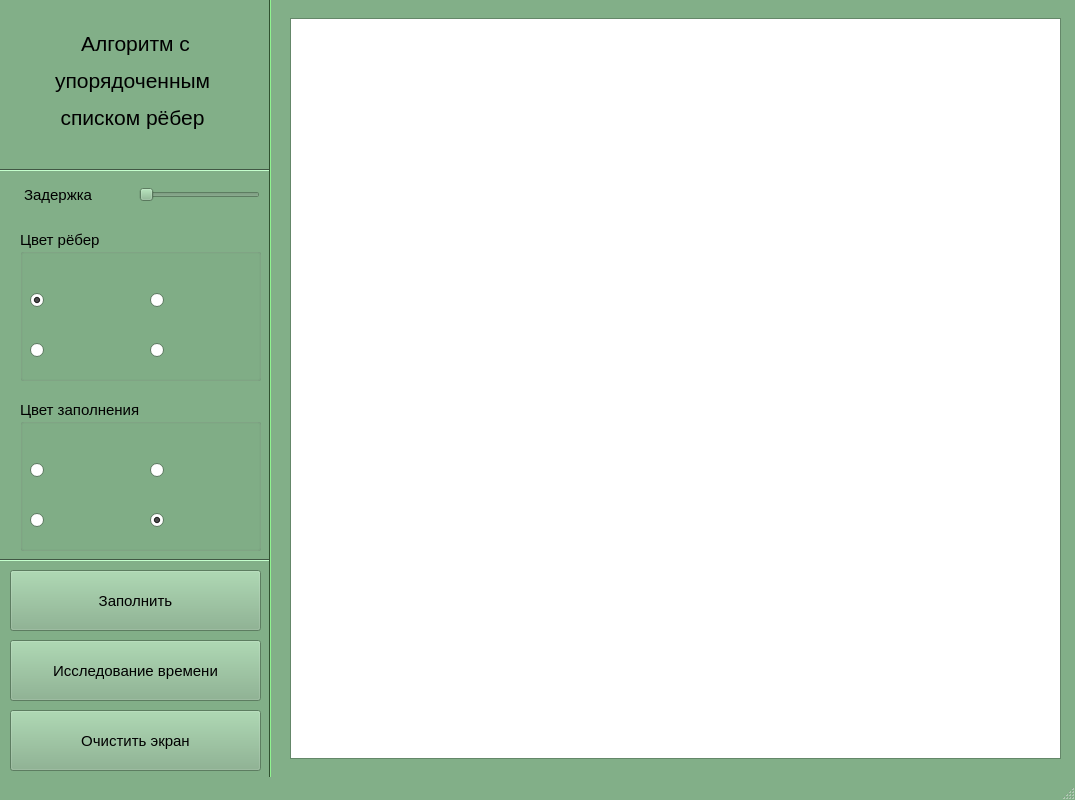
<?xml version="1.0" encoding="UTF-8"?>
<ui version="4.0">
 <class>MainWindow</class>
 <widget class="QMainWindow" name="MainWindow">
  <property name="geometry">
   <rect>
    <x>0</x>
    <y>0</y>
    <width>1075</width>
    <height>800</height>
   </rect>
  </property>
  <property name="minimumSize">
   <size>
    <width>1075</width>
    <height>800</height>
   </size>
  </property>
  <property name="maximumSize">
   <size>
    <width>1075</width>
    <height>800</height>
   </size>
  </property>
  <property name="palette">
   <palette>
    <active>
     <colorrole role="WindowText">
      <brush brushstyle="SolidPattern">
       <color alpha="255">
        <red>0</red>
        <green>0</green>
        <blue>0</blue>
       </color>
      </brush>
     </colorrole>
     <colorrole role="Button">
      <brush brushstyle="SolidPattern">
       <color alpha="255">
        <red>130</red>
        <green>175</green>
        <blue>136</blue>
       </color>
      </brush>
     </colorrole>
     <colorrole role="Light">
      <brush brushstyle="SolidPattern">
       <color alpha="255">
        <red>197</red>
        <green>255</green>
        <blue>205</blue>
       </color>
      </brush>
     </colorrole>
     <colorrole role="Midlight">
      <brush brushstyle="SolidPattern">
       <color alpha="255">
        <red>163</red>
        <green>215</green>
        <blue>170</blue>
       </color>
      </brush>
     </colorrole>
     <colorrole role="Dark">
      <brush brushstyle="SolidPattern">
       <color alpha="255">
        <red>65</red>
        <green>87</green>
        <blue>68</blue>
       </color>
      </brush>
     </colorrole>
     <colorrole role="Mid">
      <brush brushstyle="SolidPattern">
       <color alpha="255">
        <red>87</red>
        <green>117</green>
        <blue>91</blue>
       </color>
      </brush>
     </colorrole>
     <colorrole role="Text">
      <brush brushstyle="SolidPattern">
       <color alpha="255">
        <red>0</red>
        <green>0</green>
        <blue>0</blue>
       </color>
      </brush>
     </colorrole>
     <colorrole role="BrightText">
      <brush brushstyle="SolidPattern">
       <color alpha="255">
        <red>255</red>
        <green>255</green>
        <blue>255</blue>
       </color>
      </brush>
     </colorrole>
     <colorrole role="ButtonText">
      <brush brushstyle="SolidPattern">
       <color alpha="255">
        <red>0</red>
        <green>0</green>
        <blue>0</blue>
       </color>
      </brush>
     </colorrole>
     <colorrole role="Base">
      <brush brushstyle="SolidPattern">
       <color alpha="255">
        <red>255</red>
        <green>255</green>
        <blue>255</blue>
       </color>
      </brush>
     </colorrole>
     <colorrole role="Window">
      <brush brushstyle="SolidPattern">
       <color alpha="255">
        <red>130</red>
        <green>175</green>
        <blue>136</blue>
       </color>
      </brush>
     </colorrole>
     <colorrole role="Shadow">
      <brush brushstyle="SolidPattern">
       <color alpha="255">
        <red>0</red>
        <green>0</green>
        <blue>0</blue>
       </color>
      </brush>
     </colorrole>
     <colorrole role="AlternateBase">
      <brush brushstyle="SolidPattern">
       <color alpha="255">
        <red>192</red>
        <green>215</green>
        <blue>195</blue>
       </color>
      </brush>
     </colorrole>
     <colorrole role="ToolTipBase">
      <brush brushstyle="SolidPattern">
       <color alpha="255">
        <red>255</red>
        <green>255</green>
        <blue>220</blue>
       </color>
      </brush>
     </colorrole>
     <colorrole role="ToolTipText">
      <brush brushstyle="SolidPattern">
       <color alpha="255">
        <red>0</red>
        <green>0</green>
        <blue>0</blue>
       </color>
      </brush>
     </colorrole>
     <colorrole role="PlaceholderText">
      <brush brushstyle="SolidPattern">
       <color alpha="128">
        <red>0</red>
        <green>0</green>
        <blue>0</blue>
       </color>
      </brush>
     </colorrole>
    </active>
    <inactive>
     <colorrole role="WindowText">
      <brush brushstyle="SolidPattern">
       <color alpha="255">
        <red>0</red>
        <green>0</green>
        <blue>0</blue>
       </color>
      </brush>
     </colorrole>
     <colorrole role="Button">
      <brush brushstyle="SolidPattern">
       <color alpha="255">
        <red>130</red>
        <green>175</green>
        <blue>136</blue>
       </color>
      </brush>
     </colorrole>
     <colorrole role="Light">
      <brush brushstyle="SolidPattern">
       <color alpha="255">
        <red>197</red>
        <green>255</green>
        <blue>205</blue>
       </color>
      </brush>
     </colorrole>
     <colorrole role="Midlight">
      <brush brushstyle="SolidPattern">
       <color alpha="255">
        <red>163</red>
        <green>215</green>
        <blue>170</blue>
       </color>
      </brush>
     </colorrole>
     <colorrole role="Dark">
      <brush brushstyle="SolidPattern">
       <color alpha="255">
        <red>65</red>
        <green>87</green>
        <blue>68</blue>
       </color>
      </brush>
     </colorrole>
     <colorrole role="Mid">
      <brush brushstyle="SolidPattern">
       <color alpha="255">
        <red>87</red>
        <green>117</green>
        <blue>91</blue>
       </color>
      </brush>
     </colorrole>
     <colorrole role="Text">
      <brush brushstyle="SolidPattern">
       <color alpha="255">
        <red>0</red>
        <green>0</green>
        <blue>0</blue>
       </color>
      </brush>
     </colorrole>
     <colorrole role="BrightText">
      <brush brushstyle="SolidPattern">
       <color alpha="255">
        <red>255</red>
        <green>255</green>
        <blue>255</blue>
       </color>
      </brush>
     </colorrole>
     <colorrole role="ButtonText">
      <brush brushstyle="SolidPattern">
       <color alpha="255">
        <red>0</red>
        <green>0</green>
        <blue>0</blue>
       </color>
      </brush>
     </colorrole>
     <colorrole role="Base">
      <brush brushstyle="SolidPattern">
       <color alpha="255">
        <red>255</red>
        <green>255</green>
        <blue>255</blue>
       </color>
      </brush>
     </colorrole>
     <colorrole role="Window">
      <brush brushstyle="SolidPattern">
       <color alpha="255">
        <red>130</red>
        <green>175</green>
        <blue>136</blue>
       </color>
      </brush>
     </colorrole>
     <colorrole role="Shadow">
      <brush brushstyle="SolidPattern">
       <color alpha="255">
        <red>0</red>
        <green>0</green>
        <blue>0</blue>
       </color>
      </brush>
     </colorrole>
     <colorrole role="AlternateBase">
      <brush brushstyle="SolidPattern">
       <color alpha="255">
        <red>192</red>
        <green>215</green>
        <blue>195</blue>
       </color>
      </brush>
     </colorrole>
     <colorrole role="ToolTipBase">
      <brush brushstyle="SolidPattern">
       <color alpha="255">
        <red>255</red>
        <green>255</green>
        <blue>220</blue>
       </color>
      </brush>
     </colorrole>
     <colorrole role="ToolTipText">
      <brush brushstyle="SolidPattern">
       <color alpha="255">
        <red>0</red>
        <green>0</green>
        <blue>0</blue>
       </color>
      </brush>
     </colorrole>
     <colorrole role="PlaceholderText">
      <brush brushstyle="SolidPattern">
       <color alpha="128">
        <red>0</red>
        <green>0</green>
        <blue>0</blue>
       </color>
      </brush>
     </colorrole>
    </inactive>
    <disabled>
     <colorrole role="WindowText">
      <brush brushstyle="SolidPattern">
       <color alpha="255">
        <red>65</red>
        <green>87</green>
        <blue>68</blue>
       </color>
      </brush>
     </colorrole>
     <colorrole role="Button">
      <brush brushstyle="SolidPattern">
       <color alpha="255">
        <red>130</red>
        <green>175</green>
        <blue>136</blue>
       </color>
      </brush>
     </colorrole>
     <colorrole role="Light">
      <brush brushstyle="SolidPattern">
       <color alpha="255">
        <red>197</red>
        <green>255</green>
        <blue>205</blue>
       </color>
      </brush>
     </colorrole>
     <colorrole role="Midlight">
      <brush brushstyle="SolidPattern">
       <color alpha="255">
        <red>163</red>
        <green>215</green>
        <blue>170</blue>
       </color>
      </brush>
     </colorrole>
     <colorrole role="Dark">
      <brush brushstyle="SolidPattern">
       <color alpha="255">
        <red>65</red>
        <green>87</green>
        <blue>68</blue>
       </color>
      </brush>
     </colorrole>
     <colorrole role="Mid">
      <brush brushstyle="SolidPattern">
       <color alpha="255">
        <red>87</red>
        <green>117</green>
        <blue>91</blue>
       </color>
      </brush>
     </colorrole>
     <colorrole role="Text">
      <brush brushstyle="SolidPattern">
       <color alpha="255">
        <red>65</red>
        <green>87</green>
        <blue>68</blue>
       </color>
      </brush>
     </colorrole>
     <colorrole role="BrightText">
      <brush brushstyle="SolidPattern">
       <color alpha="255">
        <red>255</red>
        <green>255</green>
        <blue>255</blue>
       </color>
      </brush>
     </colorrole>
     <colorrole role="ButtonText">
      <brush brushstyle="SolidPattern">
       <color alpha="255">
        <red>65</red>
        <green>87</green>
        <blue>68</blue>
       </color>
      </brush>
     </colorrole>
     <colorrole role="Base">
      <brush brushstyle="SolidPattern">
       <color alpha="255">
        <red>130</red>
        <green>175</green>
        <blue>136</blue>
       </color>
      </brush>
     </colorrole>
     <colorrole role="Window">
      <brush brushstyle="SolidPattern">
       <color alpha="255">
        <red>130</red>
        <green>175</green>
        <blue>136</blue>
       </color>
      </brush>
     </colorrole>
     <colorrole role="Shadow">
      <brush brushstyle="SolidPattern">
       <color alpha="255">
        <red>0</red>
        <green>0</green>
        <blue>0</blue>
       </color>
      </brush>
     </colorrole>
     <colorrole role="AlternateBase">
      <brush brushstyle="SolidPattern">
       <color alpha="255">
        <red>130</red>
        <green>175</green>
        <blue>136</blue>
       </color>
      </brush>
     </colorrole>
     <colorrole role="ToolTipBase">
      <brush brushstyle="SolidPattern">
       <color alpha="255">
        <red>255</red>
        <green>255</green>
        <blue>220</blue>
       </color>
      </brush>
     </colorrole>
     <colorrole role="ToolTipText">
      <brush brushstyle="SolidPattern">
       <color alpha="255">
        <red>0</red>
        <green>0</green>
        <blue>0</blue>
       </color>
      </brush>
     </colorrole>
     <colorrole role="PlaceholderText">
      <brush brushstyle="SolidPattern">
       <color alpha="128">
        <red>0</red>
        <green>0</green>
        <blue>0</blue>
       </color>
      </brush>
     </colorrole>
    </disabled>
   </palette>
  </property>
  <property name="font">
   <font>
    <pointsize>11</pointsize>
   </font>
  </property>
  <property name="windowTitle">
   <string>Растровая развёртка</string>
  </property>
  <property name="documentMode">
   <bool>false</bool>
  </property>
  <property name="tabShape">
   <enum>QTabWidget::Rounded</enum>
  </property>
  <widget class="QWidget" name="centralwidget">
   <widget class="QGraphicsView" name="graphicsView">
    <property name="geometry">
     <rect>
      <x>290</x>
      <y>18</y>
      <width>771</width>
      <height>741</height>
     </rect>
    </property>
    <property name="minimumSize">
     <size>
      <width>700</width>
      <height>550</height>
     </size>
    </property>
    <property name="maximumSize">
     <size>
      <width>10000</width>
      <height>10000</height>
     </size>
    </property>
   </widget>
   <widget class="QPushButton" name="exploreTime">
    <property name="geometry">
     <rect>
      <x>10</x>
      <y>640</y>
      <width>251</width>
      <height>61</height>
     </rect>
    </property>
    <property name="text">
     <string>Исследование времени</string>
    </property>
   </widget>
   <widget class="QPushButton" name="clearCanvas">
    <property name="geometry">
     <rect>
      <x>10</x>
      <y>710</y>
      <width>251</width>
      <height>61</height>
     </rect>
    </property>
    <property name="font">
     <font>
      <pointsize>11</pointsize>
      <weight>50</weight>
      <italic>false</italic>
      <bold>false</bold>
      <underline>false</underline>
      <strikeout>false</strikeout>
      <stylestrategy>PreferDefault</stylestrategy>
     </font>
    </property>
    <property name="acceptDrops">
     <bool>false</bool>
    </property>
    <property name="text">
     <string>Очистить экран</string>
    </property>
   </widget>
   <widget class="Line" name="line_4">
    <property name="geometry">
     <rect>
      <x>260</x>
      <y>-1</y>
      <width>21</width>
      <height>851</height>
     </rect>
    </property>
    <property name="palette">
     <palette>
      <active>
       <colorrole role="WindowText">
        <brush brushstyle="SolidPattern">
         <color alpha="255">
          <red>0</red>
          <green>0</green>
          <blue>0</blue>
         </color>
        </brush>
       </colorrole>
       <colorrole role="Button">
        <brush brushstyle="SolidPattern">
         <color alpha="255">
          <red>96</red>
          <green>162</green>
          <blue>96</blue>
         </color>
        </brush>
       </colorrole>
       <colorrole role="Light">
        <brush brushstyle="SolidPattern">
         <color alpha="255">
          <red>144</red>
          <green>243</green>
          <blue>144</blue>
         </color>
        </brush>
       </colorrole>
       <colorrole role="Midlight">
        <brush brushstyle="SolidPattern">
         <color alpha="255">
          <red>120</red>
          <green>202</green>
          <blue>120</blue>
         </color>
        </brush>
       </colorrole>
       <colorrole role="Dark">
        <brush brushstyle="SolidPattern">
         <color alpha="255">
          <red>48</red>
          <green>81</green>
          <blue>48</blue>
         </color>
        </brush>
       </colorrole>
       <colorrole role="Mid">
        <brush brushstyle="SolidPattern">
         <color alpha="255">
          <red>64</red>
          <green>108</green>
          <blue>64</blue>
         </color>
        </brush>
       </colorrole>
       <colorrole role="Text">
        <brush brushstyle="SolidPattern">
         <color alpha="255">
          <red>0</red>
          <green>0</green>
          <blue>0</blue>
         </color>
        </brush>
       </colorrole>
       <colorrole role="BrightText">
        <brush brushstyle="SolidPattern">
         <color alpha="255">
          <red>255</red>
          <green>255</green>
          <blue>255</blue>
         </color>
        </brush>
       </colorrole>
       <colorrole role="ButtonText">
        <brush brushstyle="SolidPattern">
         <color alpha="255">
          <red>0</red>
          <green>0</green>
          <blue>0</blue>
         </color>
        </brush>
       </colorrole>
       <colorrole role="Base">
        <brush brushstyle="SolidPattern">
         <color alpha="255">
          <red>255</red>
          <green>255</green>
          <blue>255</blue>
         </color>
        </brush>
       </colorrole>
       <colorrole role="Window">
        <brush brushstyle="SolidPattern">
         <color alpha="255">
          <red>96</red>
          <green>162</green>
          <blue>96</blue>
         </color>
        </brush>
       </colorrole>
       <colorrole role="Shadow">
        <brush brushstyle="SolidPattern">
         <color alpha="255">
          <red>0</red>
          <green>0</green>
          <blue>0</blue>
         </color>
        </brush>
       </colorrole>
       <colorrole role="AlternateBase">
        <brush brushstyle="SolidPattern">
         <color alpha="255">
          <red>175</red>
          <green>208</green>
          <blue>175</blue>
         </color>
        </brush>
       </colorrole>
       <colorrole role="ToolTipBase">
        <brush brushstyle="SolidPattern">
         <color alpha="255">
          <red>255</red>
          <green>255</green>
          <blue>220</blue>
         </color>
        </brush>
       </colorrole>
       <colorrole role="ToolTipText">
        <brush brushstyle="SolidPattern">
         <color alpha="255">
          <red>0</red>
          <green>0</green>
          <blue>0</blue>
         </color>
        </brush>
       </colorrole>
       <colorrole role="PlaceholderText">
        <brush brushstyle="SolidPattern">
         <color alpha="128">
          <red>0</red>
          <green>0</green>
          <blue>0</blue>
         </color>
        </brush>
       </colorrole>
      </active>
      <inactive>
       <colorrole role="WindowText">
        <brush brushstyle="SolidPattern">
         <color alpha="255">
          <red>0</red>
          <green>0</green>
          <blue>0</blue>
         </color>
        </brush>
       </colorrole>
       <colorrole role="Button">
        <brush brushstyle="SolidPattern">
         <color alpha="255">
          <red>96</red>
          <green>162</green>
          <blue>96</blue>
         </color>
        </brush>
       </colorrole>
       <colorrole role="Light">
        <brush brushstyle="SolidPattern">
         <color alpha="255">
          <red>144</red>
          <green>243</green>
          <blue>144</blue>
         </color>
        </brush>
       </colorrole>
       <colorrole role="Midlight">
        <brush brushstyle="SolidPattern">
         <color alpha="255">
          <red>120</red>
          <green>202</green>
          <blue>120</blue>
         </color>
        </brush>
       </colorrole>
       <colorrole role="Dark">
        <brush brushstyle="SolidPattern">
         <color alpha="255">
          <red>48</red>
          <green>81</green>
          <blue>48</blue>
         </color>
        </brush>
       </colorrole>
       <colorrole role="Mid">
        <brush brushstyle="SolidPattern">
         <color alpha="255">
          <red>64</red>
          <green>108</green>
          <blue>64</blue>
         </color>
        </brush>
       </colorrole>
       <colorrole role="Text">
        <brush brushstyle="SolidPattern">
         <color alpha="255">
          <red>0</red>
          <green>0</green>
          <blue>0</blue>
         </color>
        </brush>
       </colorrole>
       <colorrole role="BrightText">
        <brush brushstyle="SolidPattern">
         <color alpha="255">
          <red>255</red>
          <green>255</green>
          <blue>255</blue>
         </color>
        </brush>
       </colorrole>
       <colorrole role="ButtonText">
        <brush brushstyle="SolidPattern">
         <color alpha="255">
          <red>0</red>
          <green>0</green>
          <blue>0</blue>
         </color>
        </brush>
       </colorrole>
       <colorrole role="Base">
        <brush brushstyle="SolidPattern">
         <color alpha="255">
          <red>255</red>
          <green>255</green>
          <blue>255</blue>
         </color>
        </brush>
       </colorrole>
       <colorrole role="Window">
        <brush brushstyle="SolidPattern">
         <color alpha="255">
          <red>96</red>
          <green>162</green>
          <blue>96</blue>
         </color>
        </brush>
       </colorrole>
       <colorrole role="Shadow">
        <brush brushstyle="SolidPattern">
         <color alpha="255">
          <red>0</red>
          <green>0</green>
          <blue>0</blue>
         </color>
        </brush>
       </colorrole>
       <colorrole role="AlternateBase">
        <brush brushstyle="SolidPattern">
         <color alpha="255">
          <red>175</red>
          <green>208</green>
          <blue>175</blue>
         </color>
        </brush>
       </colorrole>
       <colorrole role="ToolTipBase">
        <brush brushstyle="SolidPattern">
         <color alpha="255">
          <red>255</red>
          <green>255</green>
          <blue>220</blue>
         </color>
        </brush>
       </colorrole>
       <colorrole role="ToolTipText">
        <brush brushstyle="SolidPattern">
         <color alpha="255">
          <red>0</red>
          <green>0</green>
          <blue>0</blue>
         </color>
        </brush>
       </colorrole>
       <colorrole role="PlaceholderText">
        <brush brushstyle="SolidPattern">
         <color alpha="128">
          <red>0</red>
          <green>0</green>
          <blue>0</blue>
         </color>
        </brush>
       </colorrole>
      </inactive>
      <disabled>
       <colorrole role="WindowText">
        <brush brushstyle="SolidPattern">
         <color alpha="255">
          <red>48</red>
          <green>81</green>
          <blue>48</blue>
         </color>
        </brush>
       </colorrole>
       <colorrole role="Button">
        <brush brushstyle="SolidPattern">
         <color alpha="255">
          <red>96</red>
          <green>162</green>
          <blue>96</blue>
         </color>
        </brush>
       </colorrole>
       <colorrole role="Light">
        <brush brushstyle="SolidPattern">
         <color alpha="255">
          <red>144</red>
          <green>243</green>
          <blue>144</blue>
         </color>
        </brush>
       </colorrole>
       <colorrole role="Midlight">
        <brush brushstyle="SolidPattern">
         <color alpha="255">
          <red>120</red>
          <green>202</green>
          <blue>120</blue>
         </color>
        </brush>
       </colorrole>
       <colorrole role="Dark">
        <brush brushstyle="SolidPattern">
         <color alpha="255">
          <red>48</red>
          <green>81</green>
          <blue>48</blue>
         </color>
        </brush>
       </colorrole>
       <colorrole role="Mid">
        <brush brushstyle="SolidPattern">
         <color alpha="255">
          <red>64</red>
          <green>108</green>
          <blue>64</blue>
         </color>
        </brush>
       </colorrole>
       <colorrole role="Text">
        <brush brushstyle="SolidPattern">
         <color alpha="255">
          <red>48</red>
          <green>81</green>
          <blue>48</blue>
         </color>
        </brush>
       </colorrole>
       <colorrole role="BrightText">
        <brush brushstyle="SolidPattern">
         <color alpha="255">
          <red>255</red>
          <green>255</green>
          <blue>255</blue>
         </color>
        </brush>
       </colorrole>
       <colorrole role="ButtonText">
        <brush brushstyle="SolidPattern">
         <color alpha="255">
          <red>48</red>
          <green>81</green>
          <blue>48</blue>
         </color>
        </brush>
       </colorrole>
       <colorrole role="Base">
        <brush brushstyle="SolidPattern">
         <color alpha="255">
          <red>96</red>
          <green>162</green>
          <blue>96</blue>
         </color>
        </brush>
       </colorrole>
       <colorrole role="Window">
        <brush brushstyle="SolidPattern">
         <color alpha="255">
          <red>96</red>
          <green>162</green>
          <blue>96</blue>
         </color>
        </brush>
       </colorrole>
       <colorrole role="Shadow">
        <brush brushstyle="SolidPattern">
         <color alpha="255">
          <red>0</red>
          <green>0</green>
          <blue>0</blue>
         </color>
        </brush>
       </colorrole>
       <colorrole role="AlternateBase">
        <brush brushstyle="SolidPattern">
         <color alpha="255">
          <red>96</red>
          <green>162</green>
          <blue>96</blue>
         </color>
        </brush>
       </colorrole>
       <colorrole role="ToolTipBase">
        <brush brushstyle="SolidPattern">
         <color alpha="255">
          <red>255</red>
          <green>255</green>
          <blue>220</blue>
         </color>
        </brush>
       </colorrole>
       <colorrole role="ToolTipText">
        <brush brushstyle="SolidPattern">
         <color alpha="255">
          <red>0</red>
          <green>0</green>
          <blue>0</blue>
         </color>
        </brush>
       </colorrole>
       <colorrole role="PlaceholderText">
        <brush brushstyle="SolidPattern">
         <color alpha="128">
          <red>0</red>
          <green>0</green>
          <blue>0</blue>
         </color>
        </brush>
       </colorrole>
      </disabled>
     </palette>
    </property>
    <property name="orientation">
     <enum>Qt::Vertical</enum>
    </property>
   </widget>
   <widget class="QGroupBox" name="groupBox_2">
    <property name="geometry">
     <rect>
      <x>20</x>
      <y>400</y>
      <width>241</width>
      <height>151</height>
     </rect>
    </property>
    <property name="title">
     <string>Цвет заполнения</string>
    </property>
    <widget class="QRadioButton" name="blackSwitch">
     <property name="geometry">
      <rect>
       <x>130</x>
       <y>100</y>
       <width>101</width>
       <height>41</height>
      </rect>
     </property>
     <property name="text">
      <string/>
     </property>
     <property name="icon">
      <iconset>
       <normaloff>Black.jpg</normaloff>Black.jpg</iconset>
     </property>
     <property name="iconSize">
      <size>
       <width>60</width>
       <height>85</height>
      </size>
     </property>
     <property name="checked">
      <bool>true</bool>
     </property>
    </widget>
    <widget class="QRadioButton" name="greenSwitch">
     <property name="geometry">
      <rect>
       <x>130</x>
       <y>50</y>
       <width>101</width>
       <height>41</height>
      </rect>
     </property>
     <property name="text">
      <string/>
     </property>
     <property name="icon">
      <iconset>
       <normaloff>G.jpg</normaloff>G.jpg</iconset>
     </property>
     <property name="iconSize">
      <size>
       <width>60</width>
       <height>80</height>
      </size>
     </property>
    </widget>
    <widget class="QRadioButton" name="redSwitch">
     <property name="geometry">
      <rect>
       <x>10</x>
       <y>50</y>
       <width>91</width>
       <height>41</height>
      </rect>
     </property>
     <property name="text">
      <string/>
     </property>
     <property name="icon">
      <iconset>
       <normaloff>R.jpg</normaloff>R.jpg</iconset>
     </property>
     <property name="iconSize">
      <size>
       <width>60</width>
       <height>80</height>
      </size>
     </property>
    </widget>
    <widget class="QRadioButton" name="blueSwitch">
     <property name="geometry">
      <rect>
       <x>10</x>
       <y>100</y>
       <width>91</width>
       <height>41</height>
      </rect>
     </property>
     <property name="text">
      <string/>
     </property>
     <property name="icon">
      <iconset>
       <normaloff>B.jpg</normaloff>B.jpg</iconset>
     </property>
     <property name="iconSize">
      <size>
       <width>60</width>
       <height>80</height>
      </size>
     </property>
     <property name="checked">
      <bool>false</bool>
     </property>
    </widget>
   </widget>
   <widget class="Line" name="line">
    <property name="geometry">
     <rect>
      <x>0</x>
      <y>550</y>
      <width>271</width>
      <height>20</height>
     </rect>
    </property>
    <property name="orientation">
     <enum>Qt::Horizontal</enum>
    </property>
   </widget>
   <widget class="Line" name="line_6">
    <property name="geometry">
     <rect>
      <x>0</x>
      <y>160</y>
      <width>271</width>
      <height>20</height>
     </rect>
    </property>
    <property name="orientation">
     <enum>Qt::Horizontal</enum>
    </property>
   </widget>
   <widget class="QLabel" name="label">
    <property name="geometry">
     <rect>
      <x>10</x>
      <y>10</y>
      <width>251</width>
      <height>141</height>
     </rect>
    </property>
    <property name="text">
     <string>&lt;html&gt;&lt;head/&gt;&lt;body&gt;&lt;p align=&quot;center&quot;&gt;&lt;span style=&quot; font-size:16pt;&quot;&gt;Алгоритм с&lt;/span&gt;&lt;/p&gt;&lt;p align=&quot;center&quot;&gt;&lt;span style=&quot; font-size:16pt;&quot;&gt; упорядоченным &lt;/span&gt;&lt;/p&gt;&lt;p align=&quot;center&quot;&gt;&lt;span style=&quot; font-size:16pt;&quot;&gt;списком рёбер &lt;/span&gt;&lt;/p&gt;&lt;/body&gt;&lt;/html&gt;</string>
    </property>
   </widget>
   <widget class="QGroupBox" name="groupBox_3">
    <property name="geometry">
     <rect>
      <x>20</x>
      <y>230</y>
      <width>241</width>
      <height>151</height>
     </rect>
    </property>
    <property name="title">
     <string>Цвет рёбер</string>
    </property>
    <widget class="QRadioButton" name="blackSwitch_4">
     <property name="geometry">
      <rect>
       <x>130</x>
       <y>100</y>
       <width>101</width>
       <height>41</height>
      </rect>
     </property>
     <property name="text">
      <string/>
     </property>
     <property name="icon">
      <iconset>
       <normaloff>Black.jpg</normaloff>Black.jpg</iconset>
     </property>
     <property name="iconSize">
      <size>
       <width>60</width>
       <height>85</height>
      </size>
     </property>
     <property name="checked">
      <bool>false</bool>
     </property>
    </widget>
    <widget class="QRadioButton" name="greenSwitch_4">
     <property name="geometry">
      <rect>
       <x>130</x>
       <y>50</y>
       <width>101</width>
       <height>41</height>
      </rect>
     </property>
     <property name="text">
      <string/>
     </property>
     <property name="icon">
      <iconset>
       <normaloff>G.jpg</normaloff>G.jpg</iconset>
     </property>
     <property name="iconSize">
      <size>
       <width>60</width>
       <height>80</height>
      </size>
     </property>
    </widget>
    <widget class="QRadioButton" name="redSwitch_4">
     <property name="geometry">
      <rect>
       <x>10</x>
       <y>50</y>
       <width>91</width>
       <height>41</height>
      </rect>
     </property>
     <property name="text">
      <string/>
     </property>
     <property name="icon">
      <iconset>
       <normaloff>R.jpg</normaloff>R.jpg</iconset>
     </property>
     <property name="iconSize">
      <size>
       <width>60</width>
       <height>80</height>
      </size>
     </property>
     <property name="checked">
      <bool>true</bool>
     </property>
    </widget>
    <widget class="QRadioButton" name="blueSwitch_4">
     <property name="geometry">
      <rect>
       <x>10</x>
       <y>100</y>
       <width>91</width>
       <height>41</height>
      </rect>
     </property>
     <property name="text">
      <string/>
     </property>
     <property name="icon">
      <iconset>
       <normaloff>B.jpg</normaloff>B.jpg</iconset>
     </property>
     <property name="iconSize">
      <size>
       <width>60</width>
       <height>80</height>
      </size>
     </property>
     <property name="checked">
      <bool>false</bool>
     </property>
    </widget>
   </widget>
   <widget class="QSlider" name="horizontalSlider">
    <property name="geometry">
     <rect>
      <x>139</x>
      <y>179</y>
      <width>121</width>
      <height>31</height>
     </rect>
    </property>
    <property name="maximum">
     <number>100</number>
    </property>
    <property name="singleStep">
     <number>0</number>
    </property>
    <property name="pageStep">
     <number>30</number>
    </property>
    <property name="value">
     <number>0</number>
    </property>
    <property name="orientation">
     <enum>Qt::Horizontal</enum>
    </property>
    <property name="invertedAppearance">
     <bool>false</bool>
    </property>
    <property name="invertedControls">
     <bool>false</bool>
    </property>
    <property name="tickPosition">
     <enum>QSlider::NoTicks</enum>
    </property>
    <property name="tickInterval">
     <number>50</number>
    </property>
   </widget>
   <widget class="QLabel" name="label_2">
    <property name="geometry">
     <rect>
      <x>24</x>
      <y>179</y>
      <width>101</width>
      <height>31</height>
     </rect>
    </property>
    <property name="text">
     <string>Задержка</string>
    </property>
   </widget>
   <widget class="QPushButton" name="fillImage">
    <property name="geometry">
     <rect>
      <x>10</x>
      <y>570</y>
      <width>251</width>
      <height>61</height>
     </rect>
    </property>
    <property name="text">
     <string>Заполнить</string>
    </property>
   </widget>
   <zorder>graphicsView</zorder>
   <zorder>exploreTime</zorder>
   <zorder>clearCanvas</zorder>
   <zorder>groupBox_2</zorder>
   <zorder>line</zorder>
   <zorder>line_6</zorder>
   <zorder>line_4</zorder>
   <zorder>label</zorder>
   <zorder>groupBox_3</zorder>
   <zorder>horizontalSlider</zorder>
   <zorder>label_2</zorder>
   <zorder>fillImage</zorder>
  </widget>
  <widget class="QMenuBar" name="menubar">
   <property name="geometry">
    <rect>
     <x>0</x>
     <y>0</y>
     <width>1075</width>
     <height>18</height>
    </rect>
   </property>
  </widget>
  <widget class="QStatusBar" name="statusbar"/>
 </widget>
 <tabstops>
  <tabstop>graphicsView</tabstop>
  <tabstop>redSwitch</tabstop>
  <tabstop>greenSwitch</tabstop>
  <tabstop>blueSwitch</tabstop>
  <tabstop>blackSwitch</tabstop>
  <tabstop>exploreTime</tabstop>
  <tabstop>clearCanvas</tabstop>
 </tabstops>
 <resources/>
 <connections/>
</ui>
